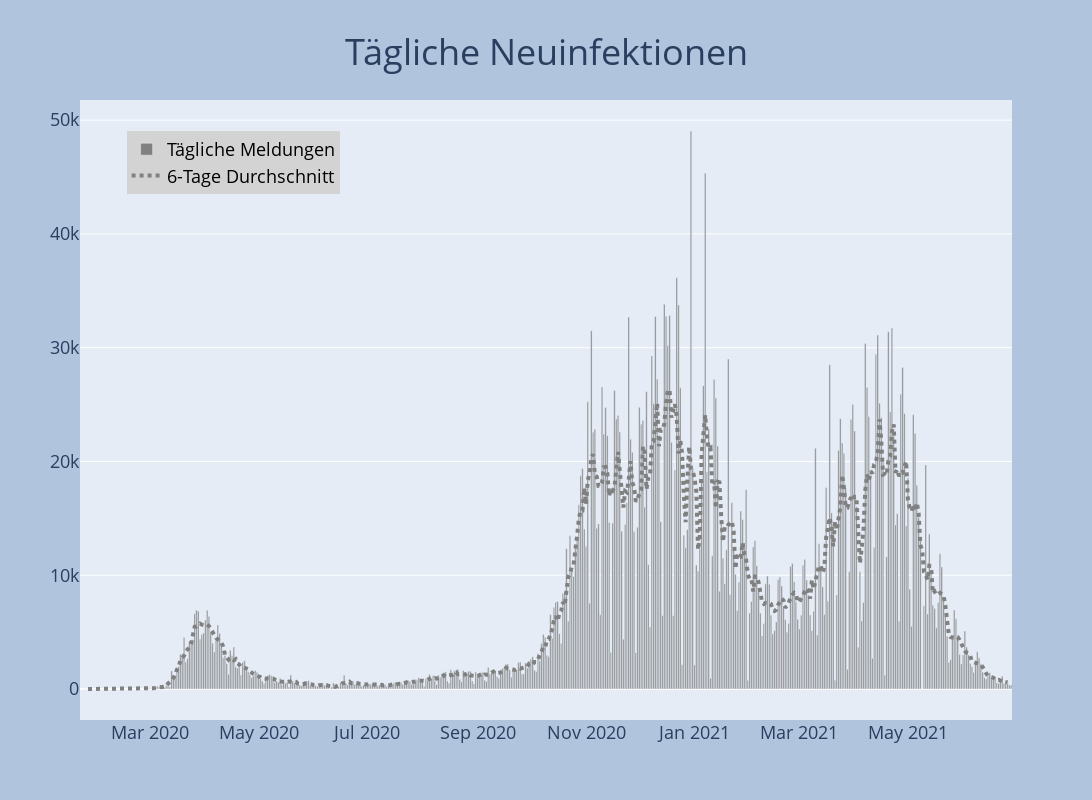

This figure's notebook cell:
### Code cell
fig = go.Figure()
fig.add_trace(go.Bar(x=df.datum, y=df.neu_infiziert, marker_color='grey',name='Tägliche Meldungen'))
fig.add_trace(go.Scatter(x=df.datum, y=df.neu_mean,line=dict(color='grey', width=4, dash='dot'), name='6-Tage Durchschnitt'))
fig = plot_layout(fig, 'Tägliche Neuinfektionen')
fig.show()

### Figure 1 — Plotly figure (JSON) as saved in the notebook; plotly's stock layout.template omitted (floating-point values rounded to 4 significant figures; data arrays with more than 128 entries replaced by an {"elided": "..."} marker saying what was removed)
{"data": [{"marker": {"color": "grey"}, "name": "Tägliche Meldungen", "type": "bar", "x": {"elided": "524 str values"}, "y": {"elided": "524 int values"}}, {"line": {"color": "grey", "dash": "dot", "width": 4}, "name": "6-Tage Durchschnitt", "type": "scatter", "x": {"elided": "524 str values"}, "y": {"elided": "524 float values"}}], "layout": {"autosize": false, "height": 800, "hovermode": "x", "legend": {"bgcolor": "lightgray", "font": {"color": "black", "size": 18}, "x": 0.05, "y": 0.95}, "paper_bgcolor": "LightSteelBlue", "title": {"font": {"size": 36}, "text": "Tägliche Neuinfektionen", "x": 0.5, "xanchor": "center", "y": 0.95}, "width": 1600, "xaxis": {"tickfont": {"size": 18}}, "yaxis": {"tickfont": {"size": 18}}}}
